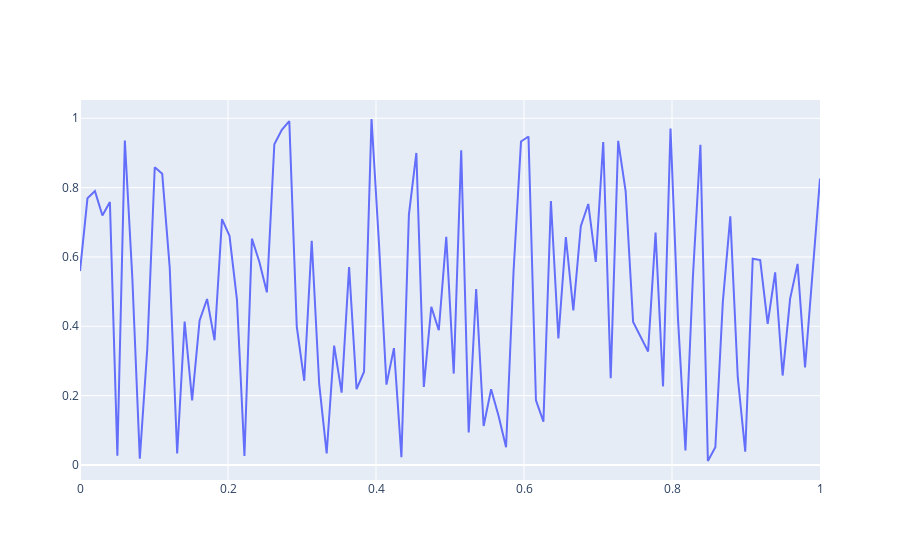

Notebook source saved alongside this figure:
### Code cell
import numpy as np
from plotly.offline import iplot
import plotly.graph_objs as go
from loggerfile import Log

try:
    x=np.linspace(0,1,100)
    y=np.random.rand(100)

    trace= go.Scatter(
        x=x,
        y=y,
        mode='lines'
        )
    data=[trace]
    figure=go.Figure(data=data)
    iplot(figure)
except Exception as e:
        loggerfile.Log.logging.error(e)
